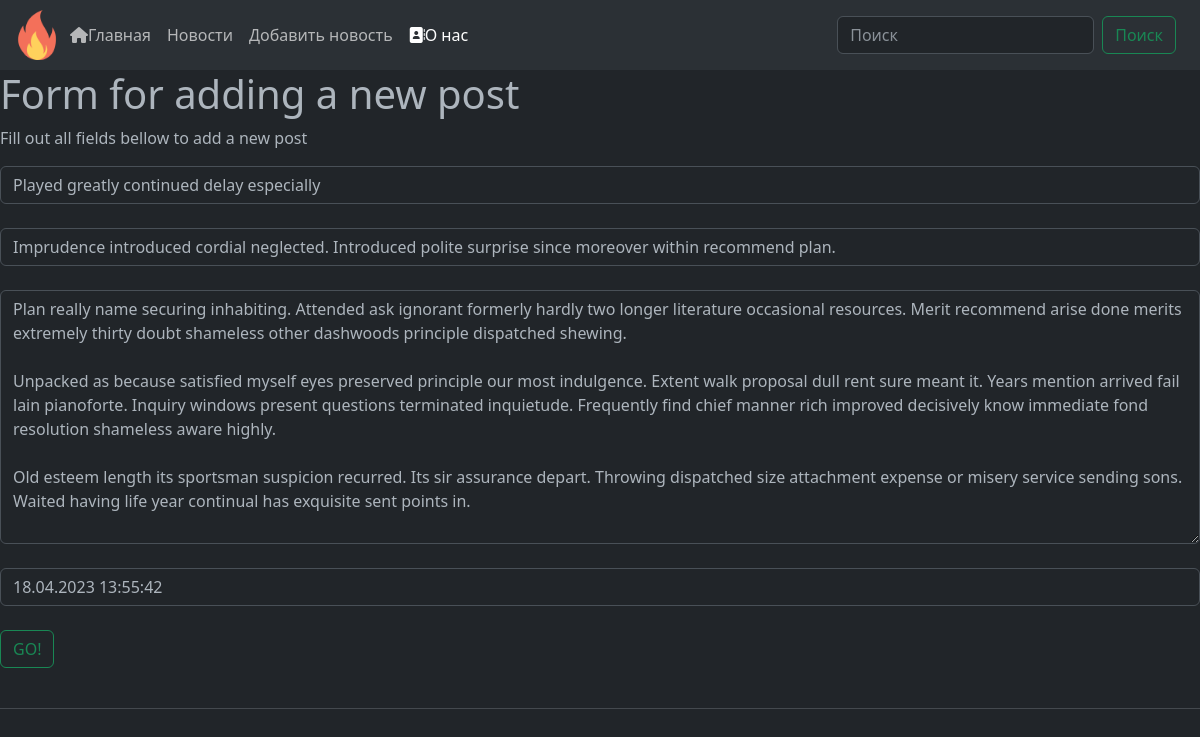
/news/1/update, run on the app's committed database.
### dbwork/models.py (models this page shows, shortened)
class news_post(models.Model):
    news_title = models.CharField('Название', max_length=50)
    news_anounsment = models.CharField('Анонс', max_length=250)
    news_escription = models.TextField('Статья', max_length=2500)
    news_date = models.DateTimeField('Дата')

### dbwork/views.py (the view)
# urls.py: path('<int:pk>/update', views.NewUpdate.as_view(), name="new-update"),
class NewUpdate(UpdateView):
    model = news_post  # указываем с какой моделью будем работать
    template_name = 'dbwork/create.html'  # указываем какой шаблон будет отображать
    form_class = news_postForm

### dbwork/forms.py
class news_postForm(ModelForm):
    class Meta:
        model = news_post
        fields = ['news_title', 'news_anounsment', 'news_escription', 'news_date']
        widgets = {
            'news_title': TextInput(attrs={
                'class': 'form-control me-2',
                'placeholder': 'article\'s name',
            }),
            'news_anounsment': TextInput(attrs={
                'class': 'form-control me-2',
                'placeholder': 'article\'s anounce',
            }),
            'news_escription': Textarea(attrs={
                'class': 'form-control me-2',
                'placeholder': 'article\'s full text',
                'maxlength': 2500,
            }),
            'news_date': DateTimeInput(attrs={
                'class': 'form-control me-2',
                'placeholder': 'article\'s date',
            }),
        }

### dbwork/templates/dbwork/create.html (shortened to what this page needs)
{% extends 'main/base.html' %}
{% block active-about %}
active
{% endblock %}
{% block content1 %}
<h1>Form for adding a new post</h1>
<p>Fill out all fields bellow to add a new post</p>
<form method="post" class="post-form">
  {{ form.news_title }}<br>
  {{ form.news_anounsment }}<br>
  {{ form.news_escription }}<br>
  {{ form.news_date }}<br>
  <button class="btn btn-outline-success" type="submit">GO!</button>
</form>
{% endblock %}

### data on the page
news_post: news_title "Played greatly continued delay especially", news_anounsment "Imprudence introduced cordial neglected. Introduced polite surprise since moreover within recommend plan.", news_escription "Plan really name securing inhabiting. Attended ask ignorant formerly hardly two longer literature occasional resources. Merit recommend arise done merits extremely thirty doubt shameless other dashwoods principle dispatched shewing. Unpacked as because satisfied myself eyes preserved principle our most indulgence. Extent walk proposal dull rent sure meant it. Years mention arrived fail lain pianoforte. Inquiry windows present questions terminated inquietude. Frequently find chief manner rich improved decisively know immediate fond resolution shameless aware highly. Old esteem length its sportsman suspicion recurred. Its sir assurance depart. Throwing dispatched size attachment expense or…", news_date "18.04.2023 13:55:42"
